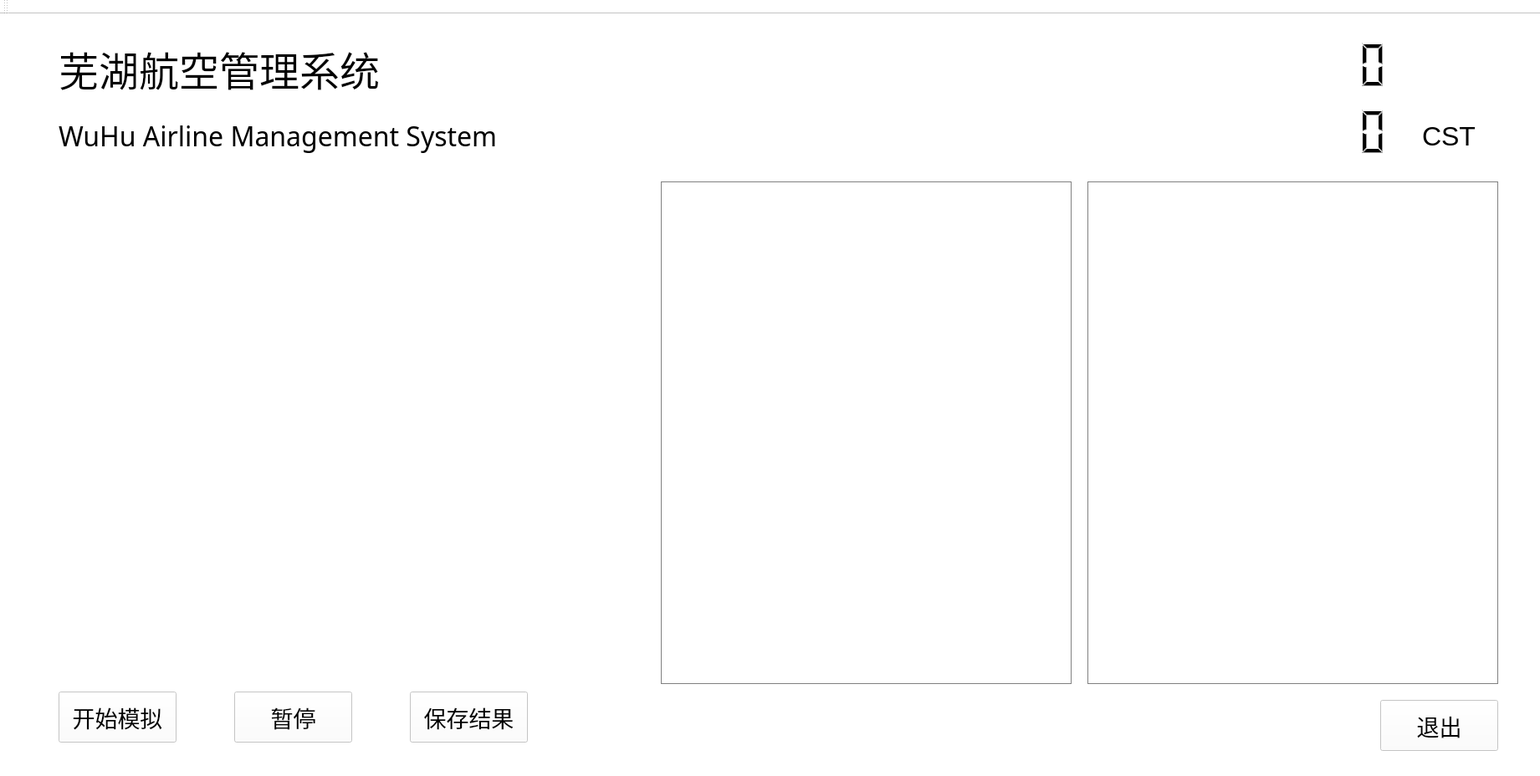
<?xml version="1.0" encoding="UTF-8"?>
<ui version="4.0">
 <class>MainWindow</class>
 <widget class="QMainWindow" name="MainWindow">
  <property name="geometry">
   <rect>
    <x>0</x>
    <y>0</y>
    <width>1841</width>
    <height>928</height>
   </rect>
  </property>
  <property name="font">
   <font>
    <family>Arial</family>
   </font>
  </property>
  <property name="windowTitle">
   <string>WuHu Airline Manager</string>
  </property>
  <property name="styleSheet">
   <string notr="true">background-color: rgb(255, 255, 255);</string>
  </property>
  <widget class="QWidget" name="centralWidget">
   <widget class="QPushButton" name="pushButton">
    <property name="geometry">
     <rect>
      <x>1650</x>
      <y>820</y>
      <width>141</width>
      <height>61</height>
     </rect>
    </property>
    <property name="font">
     <font>
      <family>Microsoft JhengHei UI</family>
      <pointsize>20</pointsize>
     </font>
    </property>
    <property name="styleSheet">
     <string notr="true">background-color: rgba(255,255,255,0.8);</string>
    </property>
    <property name="text">
     <string>退出</string>
    </property>
   </widget>
   <widget class="Radar" name="widget" native="true">
    <property name="geometry">
     <rect>
      <x>20</x>
      <y>200</y>
      <width>751</width>
      <height>601</height>
     </rect>
    </property>
    <property name="autoFillBackground">
     <bool>false</bool>
    </property>
    <property name="styleSheet">
     <string notr="true">border:1px;</string>
    </property>
   </widget>
   <widget class="QTableView" name="tableView">
    <property name="geometry">
     <rect>
      <x>790</x>
      <y>200</y>
      <width>491</width>
      <height>601</height>
     </rect>
    </property>
    <property name="font">
     <font>
      <family>Microsoft YaHei UI</family>
      <pointsize>22</pointsize>
      <weight>9</weight>
      <italic>false</italic>
      <bold>false</bold>
     </font>
    </property>
    <property name="styleSheet">
     <string notr="true">border:1px solid gray;
font: 75 22pt &quot;Microsoft YaHei UI&quot;;
background-color: rgba(255,255,255,0.7);


</string>
    </property>
    <property name="showGrid">
     <bool>true</bool>
    </property>
    <property name="gridStyle">
     <enum>Qt::SolidLine</enum>
    </property>
    <property name="sortingEnabled">
     <bool>false</bool>
    </property>
    <attribute name="horizontalHeaderCascadingSectionResizes">
     <bool>false</bool>
    </attribute>
   </widget>
   <widget class="QLCDNumber" name="lcdNumber">
    <property name="geometry">
     <rect>
      <x>1350</x>
      <y>30</y>
      <width>311</width>
      <height>61</height>
     </rect>
    </property>
    <property name="frameShape">
     <enum>QFrame::NoFrame</enum>
    </property>
    <property name="digitCount">
     <number>10</number>
    </property>
   </widget>
   <widget class="QLCDNumber" name="lcdNumber_4">
    <property name="geometry">
     <rect>
      <x>1380</x>
      <y>110</y>
      <width>311</width>
      <height>61</height>
     </rect>
    </property>
    <property name="frameShape">
     <enum>QFrame::NoFrame</enum>
    </property>
    <property name="digitCount">
     <number>8</number>
    </property>
   </widget>
   <widget class="QLabel" name="label_6">
    <property name="geometry">
     <rect>
      <x>1700</x>
      <y>110</y>
      <width>81</width>
      <height>71</height>
     </rect>
    </property>
    <property name="font">
     <font>
      <family>Arial</family>
      <pointsize>24</pointsize>
     </font>
    </property>
    <property name="text">
     <string>CST</string>
    </property>
   </widget>
   <widget class="QLabel" name="label_7">
    <property name="geometry">
     <rect>
      <x>1700</x>
      <y>20</y>
      <width>81</width>
      <height>71</height>
     </rect>
    </property>
    <property name="font">
     <font>
      <family>微软雅黑</family>
      <pointsize>24</pointsize>
     </font>
    </property>
    <property name="locale">
     <locale language="Chinese" country="China"/>
    </property>
    <property name="text">
     <string/>
    </property>
   </widget>
   <widget class="QLabel" name="label">
    <property name="geometry">
     <rect>
      <x>70</x>
      <y>100</y>
      <width>661</width>
      <height>91</height>
     </rect>
    </property>
    <property name="font">
     <font>
      <family>Yu Gothic</family>
      <pointsize>24</pointsize>
     </font>
    </property>
    <property name="styleSheet">
     <string notr="true">gridline-color: rgb(0, 0, 0);</string>
    </property>
    <property name="text">
     <string>WuHu Airline Management System</string>
    </property>
   </widget>
   <widget class="QTableView" name="tableView_2">
    <property name="geometry">
     <rect>
      <x>1300</x>
      <y>200</y>
      <width>491</width>
      <height>601</height>
     </rect>
    </property>
    <property name="styleSheet">
     <string notr="true">border:1px solid gray;
font: 75 22pt &quot;Microsoft YaHei UI&quot;;
background-color: rgba(255,255,255,0.7);

</string>
    </property>
   </widget>
   <widget class="QLabel" name="label_2">
    <property name="geometry">
     <rect>
      <x>70</x>
      <y>10</y>
      <width>501</width>
      <height>111</height>
     </rect>
    </property>
    <property name="font">
     <font>
      <family>微软雅黑 Light</family>
      <pointsize>36</pointsize>
     </font>
    </property>
    <property name="styleSheet">
     <string notr="true">gridline-color: rgb(0, 0, 0);</string>
    </property>
    <property name="text">
     <string>芜湖航空管理系统</string>
    </property>
   </widget>
   <widget class="QPushButton" name="pushButton_2">
    <property name="geometry">
     <rect>
      <x>70</x>
      <y>810</y>
      <width>141</width>
      <height>61</height>
     </rect>
    </property>
    <property name="font">
     <font>
      <family>Microsoft JhengHei UI</family>
      <pointsize>20</pointsize>
     </font>
    </property>
    <property name="styleSheet">
     <string notr="true">background-color: rgba(255,255,255,0.8);</string>
    </property>
    <property name="text">
     <string>开始模拟</string>
    </property>
   </widget>
   <widget class="QPushButton" name="pushButton_4">
    <property name="geometry">
     <rect>
      <x>490</x>
      <y>810</y>
      <width>141</width>
      <height>61</height>
     </rect>
    </property>
    <property name="font">
     <font>
      <family>Microsoft JhengHei UI</family>
      <pointsize>20</pointsize>
     </font>
    </property>
    <property name="styleSheet">
     <string notr="true">background-color: rgba(255,255,255,0.8);</string>
    </property>
    <property name="text">
     <string>保存结果</string>
    </property>
   </widget>
   <widget class="QPushButton" name="pushButton_5">
    <property name="geometry">
     <rect>
      <x>280</x>
      <y>810</y>
      <width>141</width>
      <height>61</height>
     </rect>
    </property>
    <property name="font">
     <font>
      <family>Microsoft JhengHei UI</family>
      <pointsize>20</pointsize>
     </font>
    </property>
    <property name="styleSheet">
     <string notr="true">background-color: rgba(255,255,255,0.8);</string>
    </property>
    <property name="text">
     <string>暂停</string>
    </property>
   </widget>
  </widget>
  <widget class="QToolBar" name="mainToolBar">
   <attribute name="toolBarArea">
    <enum>TopToolBarArea</enum>
   </attribute>
   <attribute name="toolBarBreak">
    <bool>false</bool>
   </attribute>
  </widget>
  <widget class="QStatusBar" name="statusBar"/>
 </widget>
 <layoutdefault spacing="6" margin="11"/>
 <customwidgets>
  <customwidget>
   <class>Radar</class>
   <extends>QWidget</extends>
   <header location="global">radar.h</header>
   <container>1</container>
  </customwidget>
 </customwidgets>
 <resources/>
 <connections/>
</ui>
